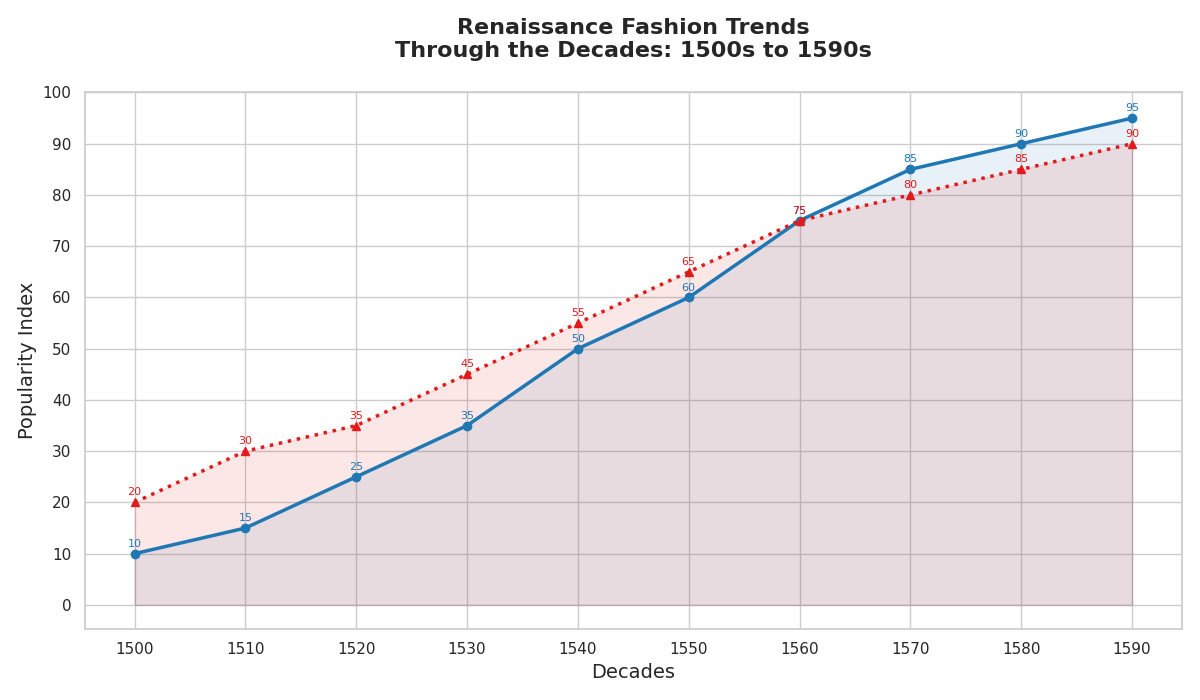

Source code (Python):
import matplotlib.pyplot as plt
import numpy as np

decades = np.arange(1500, 1600, 10)
ruff_collars = [10, 15, 25, 35, 50, 60, 75, 85, 90, 95]
brocade_fabrics = [20, 30, 35, 45, 55, 65, 75, 80, 85, 90]

fig, ax = plt.subplots(figsize=(12, 7))

colors = ['#e31a1c', '#1f78b4']

ax.plot(decades, ruff_collars, marker='o', linestyle='-', color=colors[1], linewidth=2.5)
ax.fill_between(decades, ruff_collars, color=colors[1], alpha=0.1)

ax.plot(decades, brocade_fabrics, marker='^', linestyle=':', color=colors[0], linewidth=2.5)
ax.fill_between(decades, brocade_fabrics, color=colors[0], alpha=0.1)

for i, (decade, rc, bf) in enumerate(zip(decades, ruff_collars, brocade_fabrics)):
    ax.annotate(str(rc), (decade, rc), textcoords="offset points", xytext=(0, 5), ha='center', fontsize=8, color=colors[1])
    ax.annotate(str(bf), (decade, bf), textcoords="offset points", xytext=(0, 5), ha='center', fontsize=8, color=colors[0])

ax.set_title('Renaissance Fashion Trends\nThrough the Decades: 1500s to 1590s', fontsize=16, fontweight='bold', y=1.05)
ax.set_xlabel('Decades', fontsize=14)
ax.set_ylabel('Popularity Index', fontsize=14)
ax.set_xticks(decades)
ax.set_yticks(np.arange(0, 101, 10))

fig.tight_layout()
plt.show()
